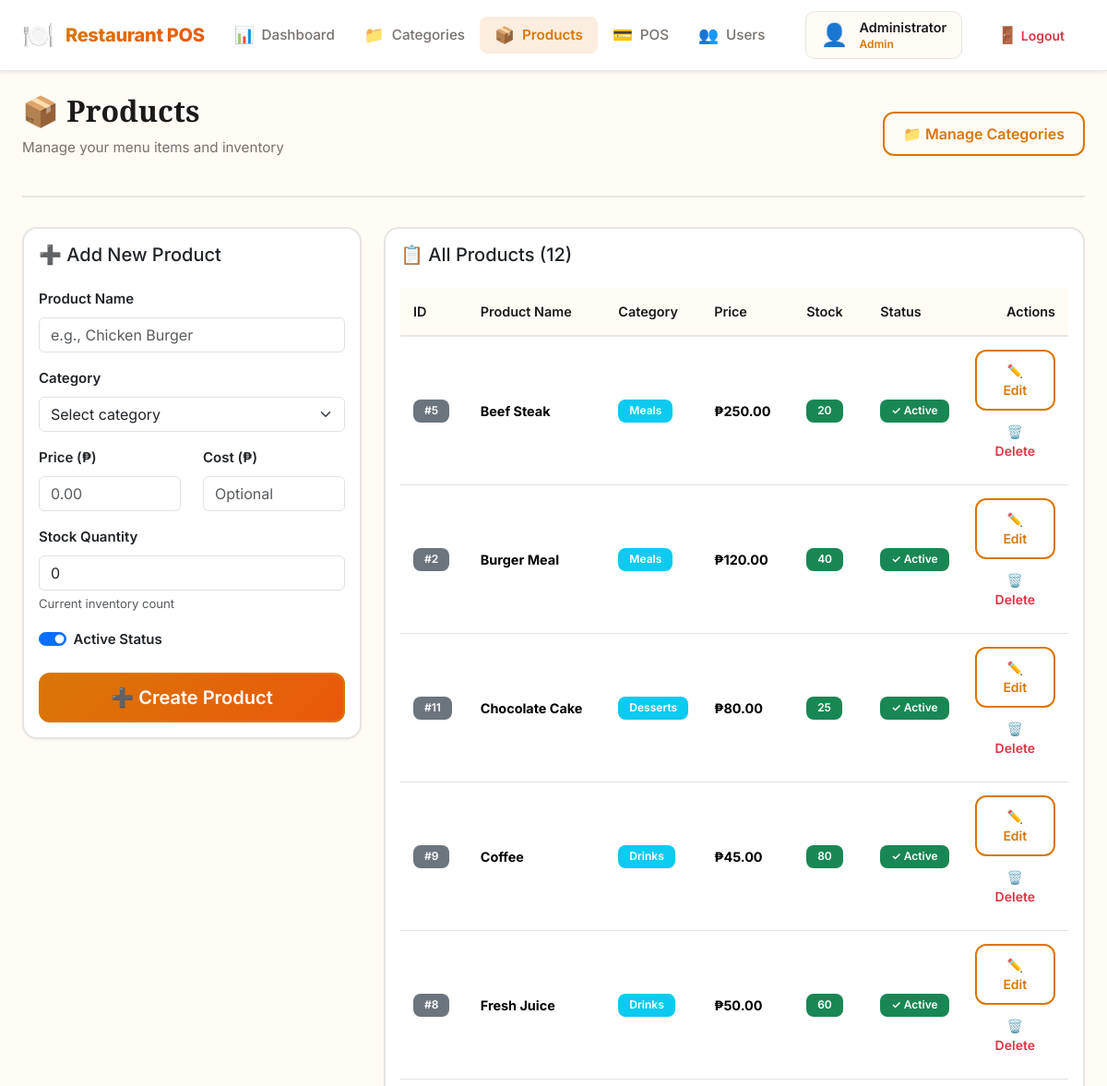
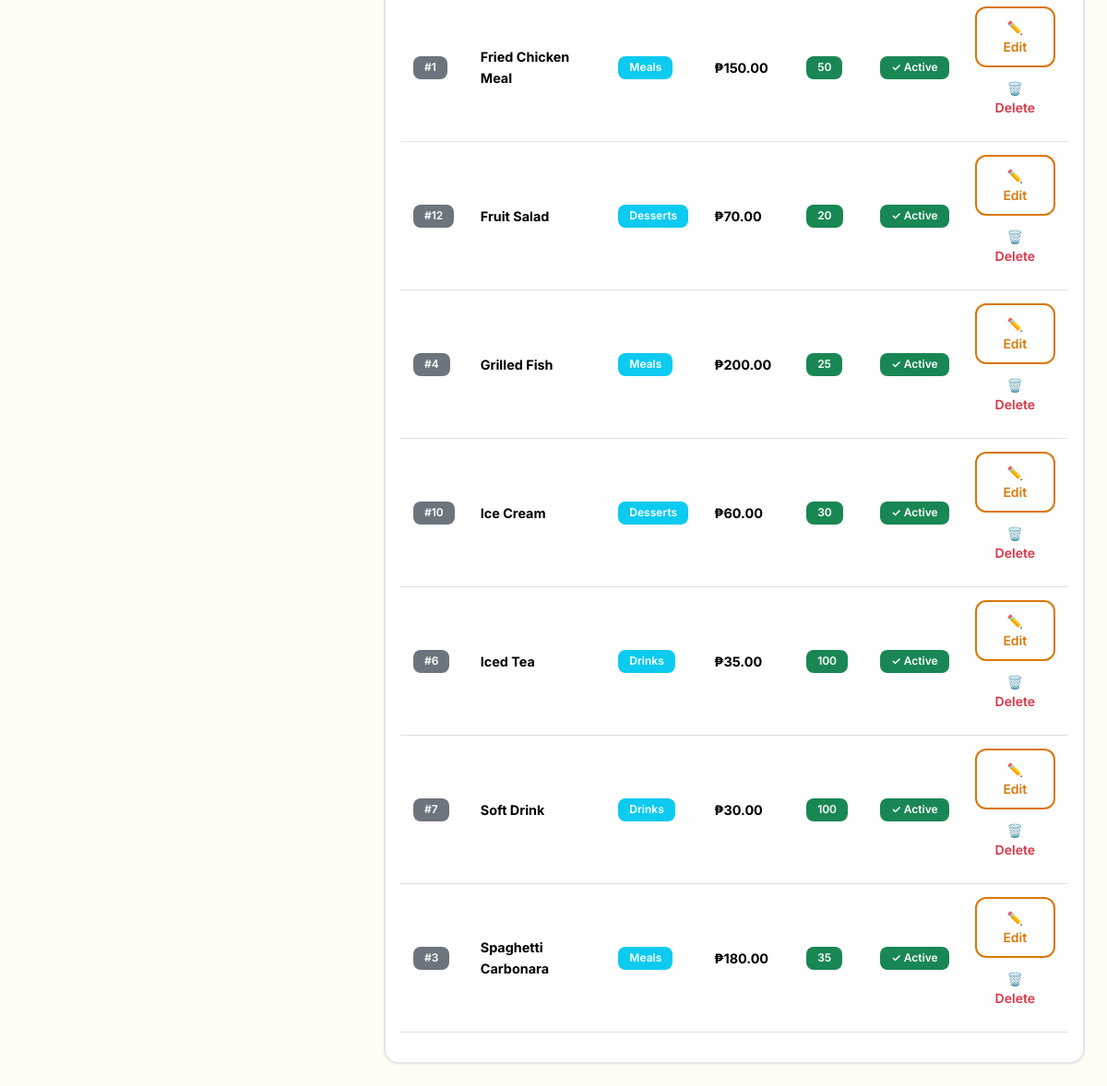
/public/products.php (signed in), run on the app's committed database (2 pictures, top to bottom).
### tables this page shows
CREATE TABLE IF NOT EXISTS products (
  id INT AUTO_INCREMENT PRIMARY KEY,
  name VARCHAR(150) NOT NULL,
  category_id INT NOT NULL,
  price DECIMAL(10,2) NOT NULL,
  cost DECIMAL(10,2) DEFAULT NULL,
  stock INT NOT NULL DEFAULT 0,
  is_active TINYINT(1) NOT NULL DEFAULT 1,
  created_at TIMESTAMP DEFAULT CURRENT_TIMESTAMP,
  FOREIGN KEY (category_id) REFERENCES categories(id)
);

CREATE TABLE IF NOT EXISTS categories (
  id INT AUTO_INCREMENT PRIMARY KEY,
  name VARCHAR(100) NOT NULL,
  is_active TINYINT(1) NOT NULL DEFAULT 1
);

### public/products.php (the view, shortened to what this page needs)
<?php
$pdo = Database::getConnection();
$editProduct = null;
$productsStmt = $pdo->query('
    SELECT p.*, c.name AS category_name
    FROM products p
    JOIN categories c ON p.category_id = c.id
    ORDER BY p.name
');
$products = $productsStmt->fetchAll();
?>
<div class="page-header">
    <div>
        <h1 class="page-title">📦 Products</h1>
        <p class="page-subtitle">Manage your menu items and inventory</p>
    </div>
    <a href="categories.php" class="btn btn-outline-primary">
        📁 Manage Categories
    </a>
</div>
<div class="row g-4">
    <div class="col-lg-4">
        <div class="card">
            <div class="card-body">
                <h5 class="card-title mb-4"><?= $editProduct ? '✏️ Edit Product' : '➕ Add New Product' ?></h5>
                <form method="post">
                    <div class="mb-3">
                        <label for="name" class="form-label fw-semibold">Product Name</label>
                        <input type="text" class="form-control" id="name" name="name"
                               value="<?= htmlspecialchars($editProduct['name'] ?? '') ?>"
                               placeholder="e.g., Chicken Burger" required>
                    </div>
                    <div class="mb-3">
                        <label for="category_id" class="form-label fw-semibold">Category</label>
                        <select class="form-select" id="category_id" name="category_id" required>
                            <option value="">Select category</option>
                        </select>
                    </div>
                    <div class="row">
                        <div class="col-md-6 mb-3">
                            <label for="price" class="form-label fw-semibold">Price (₱)</label>
                            <input type="number" step="0.01" class="form-control" id="price" name="price"
                                   value="<?= htmlspecialchars($editProduct['price'] ?? '') ?>"
                                   placeholder="0.00" required>
                        </div>
                        <div class="col-md-6 mb-3">
                            <label for="cost" class="form-label fw-semibold">Cost (₱)</label>
                            <input type="number" step="0.01" class="form-control" id="cost" name="cost"
                                   value="<?= htmlspecialchars($editProduct['cost'] ?? '') ?>"
                                   placeholder="Optional">
                        </div>
                    </div>
                    <div class="mb-3">
                        <label for="stock" class="form-label fw-semibold">Stock Quantity</label>
                        <input type="number" class="form-control" id="stock" name="stock"
                               value="<?= htmlspecialchars($editProduct['stock'] ?? 0) ?>" required>
                        <div class="form-text">Current inventory count</div>
                    </div>
                    <div class="form-check form-switch mb-4">
                        <input class="form-check-input" type="checkbox" value="1" id="is_active" name="is_active" role="switch"
                            <?= (!isset($editProduct['is_active']) || $editProduct['is_active']) ? 'checked' : '' ?>>
                        <label class="form-check-label fw-semibold" for="is_active">
                            Active Status
                        </label>
                    </div>
                    <div class="d-grid gap-2">
                        <button type="submit" class="btn btn-primary btn-lg">
                            <?= $editProduct ? '💾 Update Product' : '➕ Create Product' ?>
                        </button>
                    </div>
                </form>
            </div>
        </div>
    </div>
    <div class="col-lg-8">
        <div class="card">
            <div class="card-body">
                <h5 class="card-title mb-4">📋 All Products (<?= count($products) ?>)</h5>
                <div class="table-responsive">
                    <table class="table table-hover align-middle">
                        <thead class="table-light">
                            <tr>
                                <th style="width: 60px;">ID</th>
                                <th>Product Name</th>
                                <th>Category</th>
                                <th style="width: 100px;">Price</th>
                                <th style="width: 80px;">Stock</th>
                                <th style="width: 100px;">Status</th>
                                <th style="width: 100px;" class="text-end">Actions</th>
                            </tr>
                        </thead>
                        <tbody>
                            <?php if (count($products) > 0): ?>
                                <?php foreach ($products as $prod): ?>
                                    <tr>
                                        <td><span class="badge bg-secondary">#<?= htmlspecialchars($prod['id']) ?></span></td>
                                        <td><strong><?= htmlspecialchars($prod['name']) ?></strong></td>
                                        <td><span class="badge bg-info"><?= htmlspecialchars($prod['category_name']) ?></span></td>
                                        <td><strong>₱<?= number_format($prod['price'], 2) ?></strong></td>
                                        <td>
                                            <?php if ($prod['stock'] <= 5): ?>
                                                <span class="badge bg-warning text-dark"><?= htmlspecialchars($prod['stock']) ?></span>
                                            <?php else: ?>
                                                <span class="badge bg-success"><?= htmlspecialchars($prod['stock']) ?></span>
                                            <?php endif; ?>
                                        </td>
                                        <td>
                                            <?php if ($prod['is_active']): ?>
                                                <span class="badge bg-success">✓ Active</span>
                                            <?php else: ?>
                                                <span class="badge bg-secondary">✗ Inactive</span>
                                            <?php endif; ?>
                                        </td>
                                        <td class="text-end">
                                            <a href="products.php?edit=<?= $prod['id'] ?>" class="btn btn-sm btn-outline-primary">
                                                ✏️ Edit
                                            </a>
                                            <a href="products.php?delete=<?= $prod['id'] ?>"
                                               class="btn btn-sm btn-outline-danger"
                                               onclick="return confirm('Are you sure you want to delete this product?')">
                                                🗑️ Delete
                                            </a>
                                        </td>
                                    </tr>
                                <?php endforeach; ?>
                            <?php endif; ?>
                        </tbody>
                    </table>
                </div>
            </div>
        </div>
    </div>
</div>
<?php
require __DIR__ . '/../views/layout.php';

### public/css/style.css (style rules this page uses)
:root { --primary-color: #d97706; --primary-dark: #b45309; --primary-light: #f59e0b; --accent-color: #ea580c; --warm-brown: #78350f; --soft-cream: #fef3c7; --light-beige: #fef5ee; --bg-light: #fffbf5; --bg-gray: #fafaf9; --card-bg: #ffffff; --text-primary: #1c1917; --text-secondary: #78716c; --text-light: #a8a29e; --border-color: #e7e5e4; --border-radius: 16px; --border-radius-sm: 12px; --transition: all 0.3s cubic-bezier(0.4, 0, 0.2, 1); --shadow-sm: 0 1px 2px 0 rgba(0, 0, 0, 0.05); --shadow-md: 0 4px 6px -1px rgba(0, 0, 0, 0.1); --shadow-lg: 0 10px 15px -3px rgba(0, 0, 0, 0.1); --shadow-xl: 0 20px 25px -5px rgba(0, 0, 0, 0.1); }
* { margin: 0; padding: 0; box-sizing: border-box; }
body { font-family: 'Inter', -apple-system, BlinkMacSystemFont, 'Segoe UI', sans-serif; background: var(--bg-light); color: var(--text-primary); line-height: 1.6; overflow-x: hidden; font-size: 15px; }
@media (max-width: 1200px) { .page-title { font-size: 1.75rem; } }
.page-header { display: flex; justify-content: space-between; align-items: center; margin-bottom: 2rem; padding-bottom: 1.5rem; border-bottom: 2px solid var(--border-color); }
.page-title { font-family: 'Playfair Display', serif; font-size: 2rem; font-weight: 700; color: var(--text-primary); margin: 0; }
.page-subtitle { color: var(--text-secondary); font-size: 0.95rem; margin-top: 0.5rem; }
.table { font-size: 0.9rem; }
.table thead th { background: var(--bg-light); color: var(--text-primary); font-weight: 600; border-bottom: 2px solid var(--border-color); padding: 0.875rem; }
.table tbody td { padding: 0.875rem; vertical-align: middle; }
.btn { border-radius: var(--border-radius-sm); padding: 0.625rem 1.25rem; font-weight: 600; transition: var(--transition); border: 2px solid transparent; }
.btn-primary { background: linear-gradient(135deg, var(--primary-color) 0%, var(--accent-color) 100%); border-color: var(--primary-color); color: white; }
.btn-outline-primary { border-color: var(--primary-color); color: var(--primary-color); background: transparent; }
.card { border-radius: var(--border-radius); border: 2px solid var(--border-color); box-shadow: var(--shadow-sm); transition: var(--transition); }
.badge { padding: 0.4rem 0.75rem; border-radius: 8px; font-weight: 600; font-size: 0.75rem; }

### data on the page
products: id "5", name "Beef Steak", category.name "Meals", price "250.00", stock "20", is_active "✓ Active"
products: id "2", name "Burger Meal", category.name "Meals", price "120.00", stock "40", is_active "✓ Active"
products: id "11", name "Chocolate Cake", category.name "Desserts", price "80.00", stock "25", is_active "✓ Active"
products: id "9", name "Coffee", category.name "Drinks", price "45.00", stock "80", is_active "✓ Active"
products: id "8", name "Fresh Juice", category.name "Drinks", price "50.00", stock "60", is_active "✓ Active"
products: id "1", name "Fried Chicken Meal", category.name "Meals", price "150.00", stock "50", is_active "✓ Active"
products: id "12", name "Fruit Salad", category.name "Desserts", price "70.00", stock "20", is_active "✓ Active"
products: id "4", name "Grilled Fish", category.name "Meals", price "200.00", stock "25", is_active "✓ Active"
products: id "10", name "Ice Cream", category.name "Desserts", price "60.00", stock "30", is_active "✓ Active"
products: id "6", name "Iced Tea", category.name "Drinks", price "35.00", stock "100", is_active "✓ Active"
products: id "7", name "Soft Drink", category.name "Drinks", price "30.00", stock "100", is_active "✓ Active"
products: id "3", name "Spaghetti Carbonara", category.name "Meals", price "180.00", stock "35", is_active "✓ Active"

### other printed values
$config['app']['name'] "Restaurant POS"
$currentUser['name'] "Administrator"
$currentUser['role'] "Admin"
count($products) "12"
